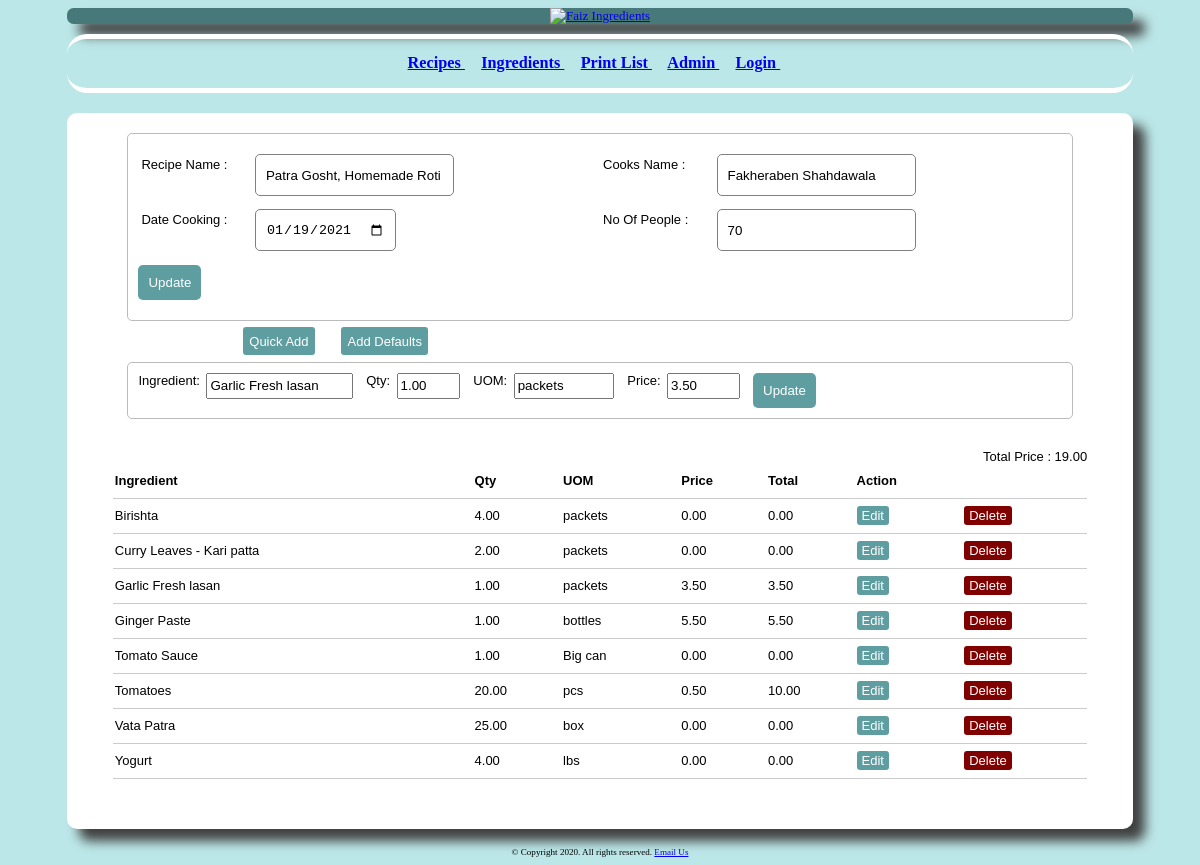
The page /recipe_master.php?ingEdit=12 &edit=41 on the database its author committed.
### tables this page shows
CREATE TABLE `recipe_master` (
  `recipe_id` int(11) NOT NULL,
  `recipe_name` varchar(100) NOT NULL,
  `cook_name` varchar(30) NOT NULL,
  `date_cooked` date NOT NULL,
  `no_of_people` int(11) NOT NULL,
  `food_type` varchar(30) NOT NULL,
  `is_public` varchar(1) NOT NULL,
  `comments` varchar(300) NOT NULL,
  `time_added` datetime NOT NULL DEFAULT CURRENT_TIMESTAMP,
  `time_updated` datetime NOT NULL DEFAULT CURRENT_TIMESTAMP,
  `cook_id` int(11) NOT NULL
);

CREATE TABLE `recipe_detail` (
  `recipe_id` int(11) NOT NULL,
  `ingredient_id` int(11) NOT NULL,
  `qty` decimal(11,2) NOT NULL,
  `uom` varchar(30) NOT NULL,
  `price` float(10,2) NOT NULL,
  `det_comment` varchar(300) NOT NULL,
  `time_added` datetime NOT NULL DEFAULT CURRENT_TIMESTAMP,
  `time_updated` datetime NOT NULL DEFAULT CURRENT_TIMESTAMP,
  `det_id` int(11) NOT NULL
);

CREATE TABLE `ingredient_master` (
  `ingredient_id` int(11) NOT NULL,
  `ingredient_name` varchar(100) NOT NULL,
  `store_id` varchar(30) NOT NULL,
  `default_uom` varchar(30) NOT NULL,
  `default_price` float(10,2) NOT NULL,
  `ing_comment` varchar(300) NOT NULL,
  `isBulk` tinyint(4) NOT NULL,
  `added_by` varchar(100) NOT NULL,
  `time_added` datetime NOT NULL DEFAULT CURRENT_TIMESTAMP,
  `cat_id` varchar(3) NOT NULL
);

### recipe_master.php (the view, shortened to what this page needs)
<?php
	require ("header.php");
	include('./recipe.php');
	$detResults = "";
	$price=0;
	$totalprice=0;
	$recipeId =$_SESSION['recipeId'];
	if ( isset($_GET['edit']) ) {
		$recipeId = $_GET['edit'];
		$edit_state = true;
		$rec = mysqli_query($dbc, "SELECT recipe_name, no_of_people, recipe_id, cook_name, date_cooked, food_type, is_public, comments  from recipe_master where recipe_id =$recipeId");
		$record = mysqli_fetch_array($rec);
		$recipeName = $record['recipe_name'];
		$noOfPeople = $record['no_of_people'];
		$cookName   = $record['cook_name'];
		$dateCooked = $record['date_cooked'];
		$detResults = mysqli_query($dbc, "Select det_id, a.ingredient_id, ingredient_name, qty, uom, a.price, det_comment from recipe_detail a, ingredient_master b where a.ingredient_id = b.ingredient_id and  a.recipe_id = '$recipeId' order by ingredient_name ") or die ('Could not get Recipe details : ' . mysqli_connect_error());
		if(!empty($detResults)){
			$sumrec = mysqli_query($dbc, "SELECT sum( qty * a.price) totalprice from recipe_detail a, ingredient_master b  where  a.ingredient_id = b.ingredient_id and recipe_id = $recipeId ")  or die ('Could not get Ingredient details : ' . mysqli_connect_error()) ;
			$sumRecord = mysqli_fetch_array($sumrec);
			$totalprice = $sumRecord['totalprice'];
		}
	}
	if (isset($_GET['ingEdit'])) {
		$ingredientId = $_GET['ingEdit'];
		$rec = mysqli_query($dbc, "SELECT b.ingredient_name, a.qty , a.uom uom, price, det_id, b.default_uom, b.default_price default_price from recipe_detail a, ingredient_master b  where  a.ingredient_id = b.ingredient_id and recipe_id = $recipeId and a.ingredient_id = $ingredientId ")  or die ('Could not get Ingredient details : ' . mysqli_connect_error()) ;
		if(!empty($rec)) {
			$record = mysqli_fetch_array($rec);
			$ingName = $record['ingredient_name'];
			$qty = $record['qty'];
			$det_edit_state = true;
			if(!empty($record['uom'])){
				$uom = $record['uom'];
			}
			else {
				$uom = $record['default_uom'];
			}
			if($record['price'] == 0 ){
				$price = $record['default_price'];
			}
			else {
				$price = $record['price'];
			}
		}
	}
?>
<div>
	<form  method="POST" action="./recipe.php">
	<div class="input-group">
		<div class="col1">
			<label for recipeName > Recipe Name :</label>
			<input type="text" name="recipeName" value="<?php echo $recipeName; ?>">
		</div>
		<div class="col2">
			<label for cookName> Cooks Name :</label>
			<input type="text" name="cookName" value="<?php echo $cookName; ?>">
		</div>
		<div class="col1">
			<label for dateCooked>Date Cooking :</label>
			<input  type="date" name="dateCooked" value="<?php echo $dateCooked; ?>">
		</div>
		<div class="col2">
			<label for > No Of People :</label>
			<input  type="number" name="noOfPeople" value="<?php echo $noOfPeople; ?>">
		</div>
	</div>
	<div class="input-group">
		<?php if ($edit_state == false): ?>
			<button type="submit" name="save" class="btn">Save</button>
		<?php else: ?>
				<button type="submit" name="update" class="btn">Update</button>
		<?php endif ?>
	</div>
</form>
</div>
	<div class="buttonline">
			<ul>
				<li> <a  href="ing_list.php?addIng=<?php echo $recipeId; ?>">Quick Add </a> </li>
				<li> <a  href="ing_list.php?addIng=<?php echo $recipeId; ?>">Add Defaults </a></li>
			</ul>
	</div>
	<br>
	<div >
	<?php if (!empty($recipeId))  { ?>
		<form  class="editform" method="POST" action="./ingredients.php">
			<div >
				<label for ingName  >Ingredient:</label>
				<input type="text" style = "width:15%" name="ingName" value="<?php echo $ingName; ?>">
				<label for qty  >Qty:</label>
				<input  style = "width:6%"  type="number" name="qty"  step=".01" autofocus value="<?php echo $qty; ?>">
				<label for uom  >UOM:</label>
				<input style = "width:10%"  type="text" name="uom" value="<?php echo $uom; ?>">
				<label for price  >Price:</label>
				<input  style = "width:7%"  type="number" name="price"  step=".01"  value="<?php echo $price; ?>">
				<?php if ($det_edit_state == false): ?>
					<button type="submit" name="save" class="btn">Save</button>
				<?php else: ?>
						<button type="submit" name="update" class="btn">Update</button>
				<?php endif ?>
			</div>
		</form>
	</div>
		<table>
			<caption style="text-align: right;"> Total Price : <?php echo sprintf("%01.2f", $totalprice) ?></caption>
				<thead>
					<tr>
						<th>Ingredient</th>
						<th>Qty</th>
						<th>UOM</th>
						<th>Price</th>
						<th>Total</th>
						<th >Action</th>
						<th>  </th>
					</tr>
				</thead>
				<tbody>
					<?php if (!empty($detResults)) {
						$rowprice=0;       ?>
						<?php while ($row = mysqli_fetch_array($detResults)){
							$rowprice= $row['qty'] * $row['price'];
							$totalprice = $totalprice +  $rowprice; ?>
							<tr>
								<td><?php echo $row['ingredient_name']; ?> </td>
								<td><?php echo $row['qty']; ?></td>
								<td><?php echo $row['uom']; ?></td>
								<td><?php echo $row['price']; ?></td>
								<td><?php echo sprintf("%01.2f", $rowprice) ?></td>
								<td>
									<a class="edit_btn" href="recipe_master.php?ingEdit=<?php echo $row['ingredient_id']; ?> &edit=<?php echo $recipeId; ?>">Edit</a>
								</td>
								<td>
									<a class="del_btn" href="ingredients.php?del=<?php echo $row['det_id']; ?>">Delete</a>
								</td>
							</tr>
						<?php } ?>
					<?php } ?>
				</tbody>
		</table>
</div>
<?php  } ?>
<?php
	require ("footer.php");
?>

### style.css (style rules this page uses)
body { background-color: #bce7e8; }
table { width: 70%; margin: 30px auto; border-collapse: collapse; text-align: left; }
tr { border-bottom: 1px solid #cbcbcb; }
th, td { border: none; height: 30px; padding: 2px; }
form { width: 65%; margin-left: auto; margin-right: auto; text-align: left; padding: 10px; border: 1px solid #bbbbbb; border-radius: 5px; }
.buttonline { width: 80%; margin-left: auto; margin-right: auto; margin-top: 0; margin-bottom: 2em ; }
.buttonline li { float: left; margin-left: 1em; margin-right: 1em; height: 1em; }
.buttonline a { text-decoration: none; padding: 0.5em; background: #5F9EA0; color: white; border-radius: 3px; height: 5em; }
.col1 { clear: both; }
.col2 { float: right; }
ul { list-style-type: none; }
input, select { display: block; margin-bottom: 1em; }
label { display: block; }
.editform label { display: block; width=20% }
.editform input { display: block; }
.input-group { margin: 10px 0px 10px 0px; }
.input-group label { display: block; text-align: left; margin: 3px; }
.input-group input, .input-group select { height: 30px; padding: 5px 10px; border-radius: 5px; border: 1px solid gray; }
.btn { text-decoration: none; padding: 10px; color: white; background: #5F9EA0; border: none; border-radius: 5px; }
.edit_btn { text-decoration: none; padding: 2px 5px; background: #5F9EA0; color: white; border-radius: 3px; }
.del_btn { text-decoration: none; padding: 2px 5px; color: white; border-radius: 3px; background: #800000; }
.col1 { width:100%; display: block; }
.col2 { width:100%; display: block; }
@media only screen and (min-width: 468px) { label { float: left; padding-right: 0.5em; text-align: right; width: 8em ; } }
@media only screen and (min-width: 468px) { table { width: 90%; } }
@media only screen and (min-width: 468px) { .editform label { display: block; } }
@media only screen and (min-width: 468px) { .editform input { display: block; } }
@media only screen and (min-width: 700px) { body { font-size: 13px; } }
@media only screen and (min-width: 700px) { table { width: 95%; } }
@media only screen and (min-width: 700px) { form { width: 90%; } }
@media only screen and (min-width: 700px) { ul { margin-left: auto; margin-right: auto; } }
@media only screen and (min-width: 700px) { .col1 { width:50%; float: left; } }
@media only screen and (min-width: 700px) { .col2 { width:50%; float: right; } }
@media only screen and (min-width: 700px) { .editform input { float: left; margin-left: 0 ; margin-right: 1em; margin-top: 0; margin-bottom: 0; height: 1.5em; } }
@media only screen and (min-width: 700px) { .editform label { padding-left: 0; padding-right: 0.5em; float: left; width : max-content; align-items: center; } }

### rows shown on the page
recipe_master: recipeName "Patra Gosht, Homemade Roti", cookName "Fakheraben Shahdawala", dateCooked "01/19/2021", noOfPeople "70"
recipe_detail: ingName "Garlic Fresh lasan", qty "1.00", uom "packets", price "3.50", ingredient.ingredient_name "Garlic Fresh lasan"
recipe_detail: ingredient.ingredient_name "Birishta", qty "4.00", uom "packets", price "0.00"
recipe_detail: ingredient.ingredient_name "Curry Leaves - Kari patta", qty "2.00", uom "packets", price "0.00"
recipe_detail: ingredient.ingredient_name "Ginger Paste", qty "1.00", uom "bottles", price "5.50"
recipe_detail: ingredient.ingredient_name "Tomato Sauce", qty "1.00", uom "Big can", price "0.00"
recipe_detail: ingredient.ingredient_name "Tomatoes", qty "20.00", uom "pcs", price "0.50", rowprice "10.00"
recipe_detail: ingredient.ingredient_name "Vata Patra", qty "25.00", uom "box", price "0.00"
recipe_detail: ingredient.ingredient_name "Yogurt", qty "4.00", uom "lbs", price "0.00"

### other values the page prints
$totalprice "19.00"
